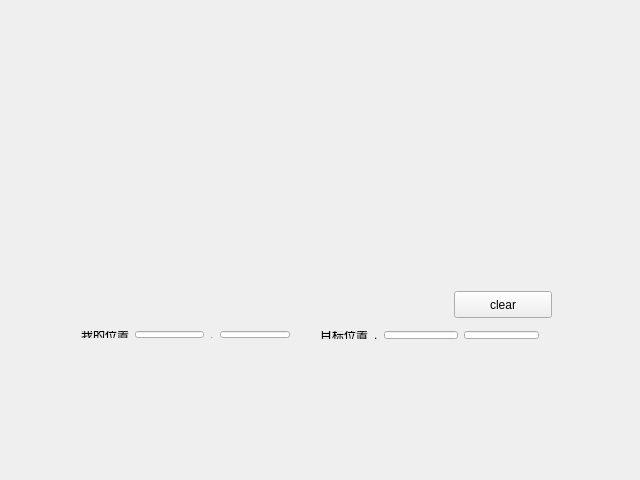
<?xml version="1.0" encoding="UTF-8"?>
<ui version="4.0">
 <class>picturemap</class>
 <widget class="QWidget" name="picturemap">
  <property name="geometry">
   <rect>
    <x>0</x>
    <y>0</y>
    <width>640</width>
    <height>480</height>
   </rect>
  </property>
  <property name="windowTitle">
   <string>picturemap</string>
  </property>
  <widget class="QLabel" name="label_5">
   <property name="geometry">
    <rect>
     <x>120</x>
     <y>170</y>
     <width>66</width>
     <height>17</height>
    </rect>
   </property>
   <property name="text">
    <string/>
   </property>
  </widget>
  <widget class="QPushButton" name="pushButton">
   <property name="geometry">
    <rect>
     <x>454</x>
     <y>291</y>
     <width>98</width>
     <height>27</height>
    </rect>
   </property>
   <property name="text">
    <string>clear</string>
   </property>
  </widget>
  <widget class="QLabel" name="label_6">
   <property name="geometry">
    <rect>
     <x>290</x>
     <y>240</y>
     <width>66</width>
     <height>17</height>
    </rect>
   </property>
   <property name="text">
    <string/>
   </property>
  </widget>
  <widget class="QWidget" name="layoutWidget">
   <property name="geometry">
    <rect>
     <x>70</x>
     <y>320</y>
     <width>231</width>
     <height>29</height>
    </rect>
   </property>
   <layout class="QHBoxLayout" name="horizontalLayout">
    <item>
     <widget class="QLabel" name="label">
      <property name="text">
       <string>我的位置</string>
      </property>
     </widget>
    </item>
    <item>
     <widget class="QLineEdit" name="lineEdit"/>
    </item>
    <item>
     <widget class="QLabel" name="label_3">
      <property name="text">
       <string>,</string>
      </property>
     </widget>
    </item>
    <item>
     <widget class="QLineEdit" name="lineEdit_3"/>
    </item>
   </layout>
  </widget>
  <widget class="QWidget" name="layoutWidget">
   <property name="geometry">
    <rect>
     <x>309</x>
     <y>320</y>
     <width>241</width>
     <height>30</height>
    </rect>
   </property>
   <layout class="QHBoxLayout" name="horizontalLayout_2">
    <item>
     <widget class="QLabel" name="label_2">
      <property name="text">
       <string>目标位置</string>
      </property>
     </widget>
    </item>
    <item>
     <widget class="QLabel" name="label_4">
      <property name="text">
       <string>,</string>
      </property>
     </widget>
    </item>
    <item>
     <widget class="QLineEdit" name="lineEdit_2"/>
    </item>
    <item>
     <widget class="QLineEdit" name="lineEdit_4"/>
    </item>
   </layout>
  </widget>
 </widget>
 <layoutdefault spacing="6" margin="11"/>
 <resources/>
 <connections/>
</ui>
